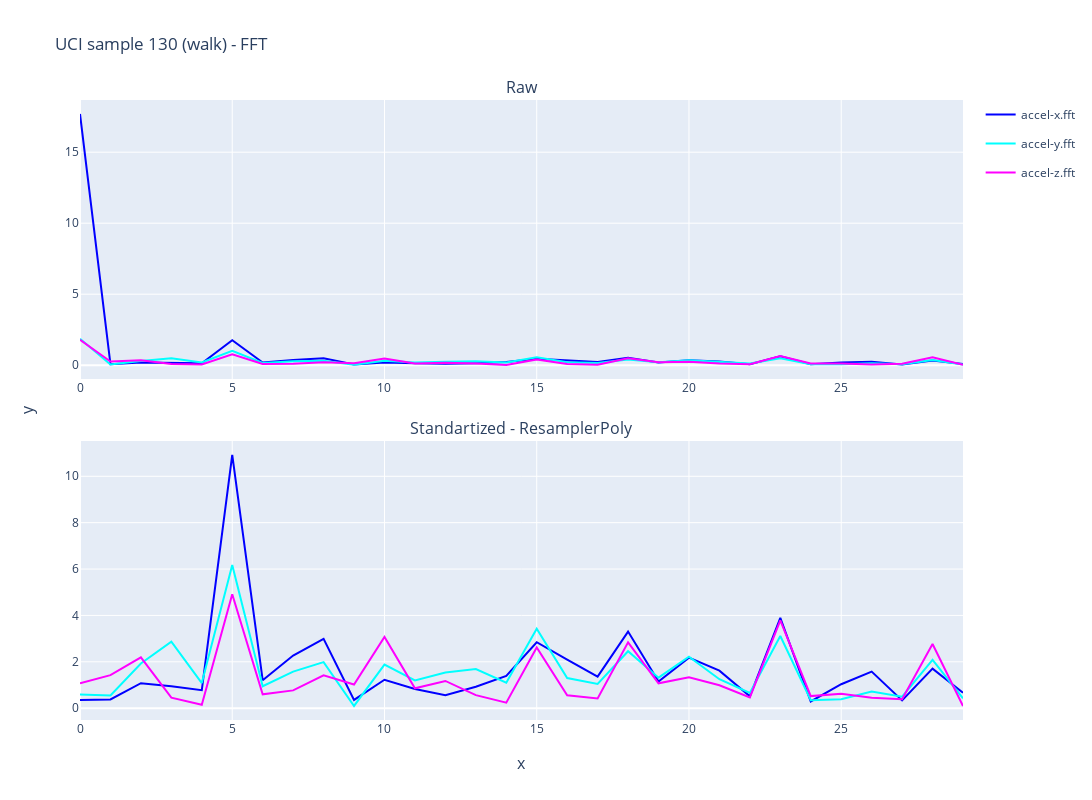
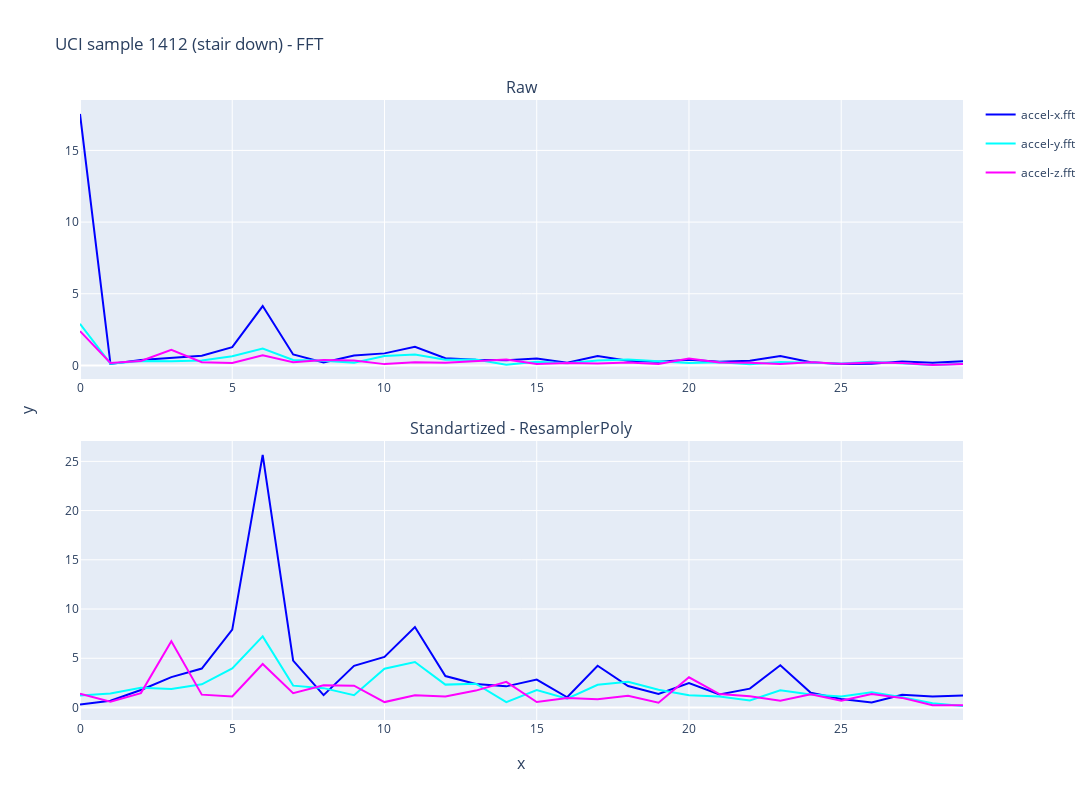
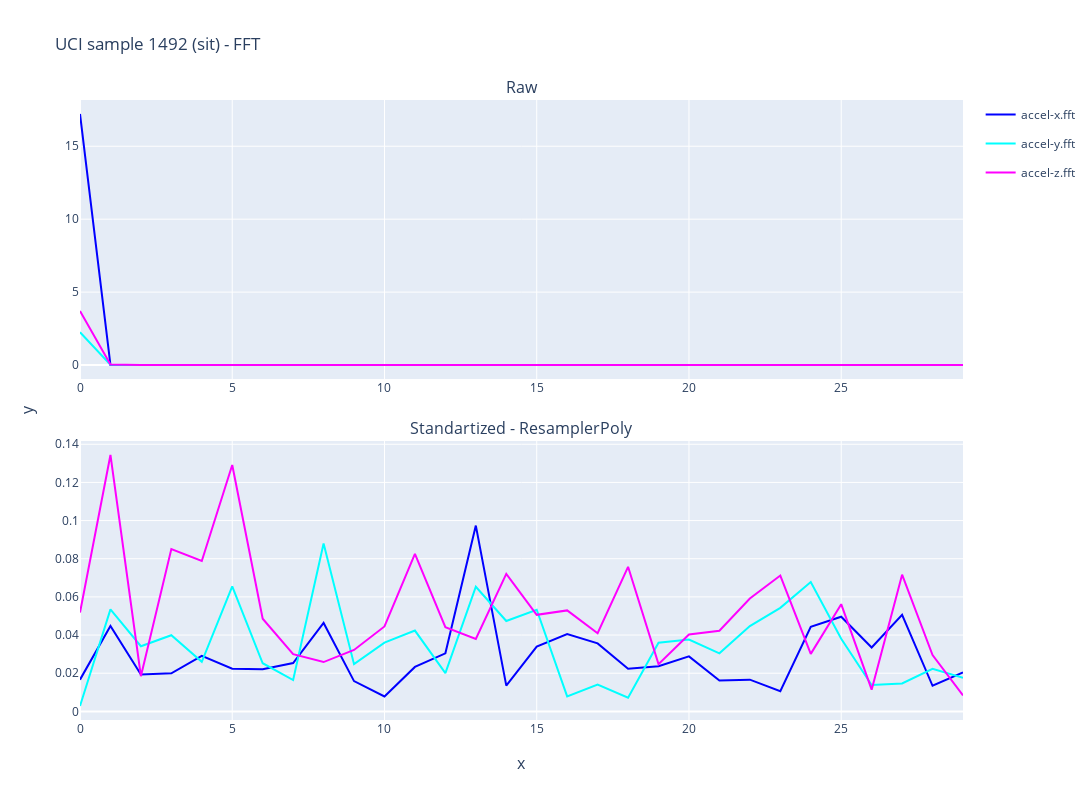
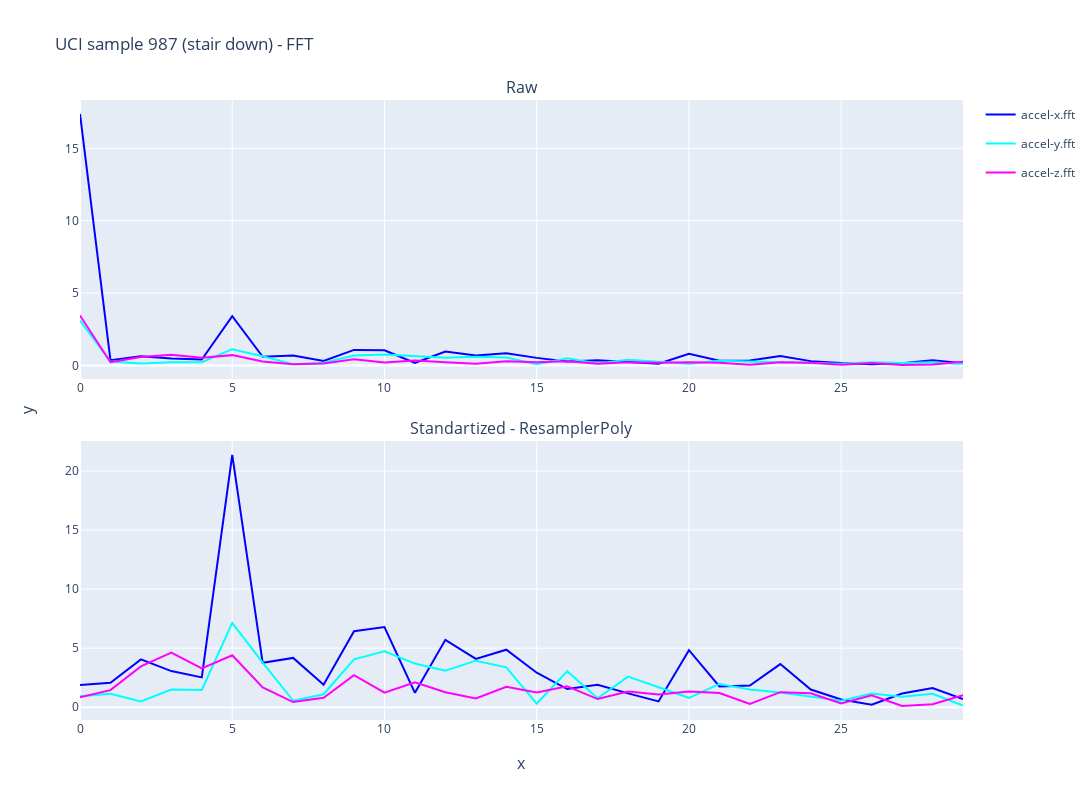

Notebook cell for these charts, in order:
### Code cell
for i in selected_samples:
    label = standartized_codes[train_raw[i][1]]

    fig = generate_plots(
        fft_train_raw,
        fft_train_processed,
        sample_no=i,
        windows=["accel-x.fft", "accel-y.fft", "accel-z.fft"],
        height=800,
        width=1200,
        names=["Raw", "Standartized - ResamplerPoly"],
        vertical_spacing=0.1,
        title=f"UCI sample {i} ({label}) - FFT",
        x_title="x",
        y_title="y",
        the_slice=slice(0, 30, 1)
    )
    fig.show()

### Figure 1 — Plotly figure (JSON) as saved in the notebook; plotly's stock layout.template omitted (floating-point values rounded to 4 significant figures)
{"data": [{"legendgroup": "0", "line": {"color": "blue"}, "mode": "lines", "name": "accel-x.fft", "showlegend": true, "type": "scatter", "xaxis": "x", "y": [17.69, 0.0745, 0.1832, 0.1484, 0.129, 1.761, 0.1934, 0.364, 0.4832, 0.04957, 0.1897, 0.1417, 0.09589, 0.141, 0.2235, 0.4613, 0.3354, 0.2191, 0.5278, 0.1885, 0.354, 0.2563, 0.07315, 0.6202, 0.06006, 0.1818, 0.244, 0.04627, 0.3366, 0.07538], "yaxis": "y"}, {"legendgroup": "1", "line": {"color": "cyan"}, "mode": "lines", "name": "accel-y.fft", "showlegend": true, "type": "scatter", "xaxis": "x", "y": [1.859, 0.04332, 0.2886, 0.4811, 0.1916, 1.009, 0.1623, 0.2694, 0.3074, 0.02692, 0.3076, 0.1944, 0.2412, 0.2771, 0.1875, 0.5537, 0.2065, 0.1537, 0.3978, 0.2065, 0.3407, 0.2176, 0.1195, 0.4935, 0.07457, 0.05963, 0.1287, 0.06828, 0.3722, 0.04586], "yaxis": "y"}, {"legendgroup": "2", "line": {"color": "magenta"}, "mode": "lines", "name": "accel-z.fft", "showlegend": true, "type": "scatter", "xaxis": "x", "y": [1.795, 0.2585, 0.3396, 0.08944, 0.04738, 0.7741, 0.09004, 0.09785, 0.2108, 0.139, 0.4697, 0.1145, 0.1643, 0.1192, 0.01018, 0.4074, 0.08967, 0.03652, 0.4877, 0.2027, 0.2459, 0.1267, 0.06927, 0.6456, 0.1157, 0.1245, 0.05343, 0.1052, 0.5528, 0.03217], "yaxis": "y"}, {"legendgroup": "0", "line": {"color": "blue"}, "mode": "lines", "name": "accel-x.fft", "showlegend": false, "type": "scatter", "xaxis": "x2", "y": [0.354, 0.3787, 1.077, 0.9452, 0.7753, 10.92, 1.206, 2.268, 2.994, 0.3566, 1.225, 0.8315, 0.5553, 0.9276, 1.39, 2.845, 2.096, 1.359, 3.304, 1.152, 2.179, 1.617, 0.5141, 3.893, 0.2893, 1.033, 1.579, 0.3342, 1.707, 0.6619], "yaxis": "y2"}, {"legendgroup": "1", "line": {"color": "cyan"}, "mode": "lines", "name": "accel-y.fft", "showlegend": false, "type": "scatter", "xaxis": "x2", "y": [0.5866, 0.5488, 1.926, 2.868, 1.084, 6.171, 0.9454, 1.576, 1.986, 0.09691, 1.878, 1.197, 1.543, 1.688, 1.103, 3.425, 1.3, 1.044, 2.457, 1.316, 2.219, 1.25, 0.6576, 3.111, 0.3414, 0.3889, 0.7142, 0.4938, 2.08, 0.4265], "yaxis": "y2"}, {"legendgroup": "2", "line": {"color": "magenta"}, "mode": "lines", "name": "accel-z.fft", "showlegend": false, "type": "scatter", "xaxis": "x2", "y": [1.078, 1.424, 2.189, 0.4545, 0.1445, 4.911, 0.5969, 0.7681, 1.422, 1.022, 3.073, 0.858, 1.175, 0.5643, 0.2407, 2.617, 0.558, 0.4167, 2.842, 1.071, 1.331, 0.9875, 0.4663, 3.789, 0.5217, 0.627, 0.4542, 0.3905, 2.77, 0.09241], "yaxis": "y2"}], "layout": {"annotations": [{"font": {"size": 16}, "showarrow": false, "text": "Raw", "x": 0.5, "xanchor": "center", "xref": "paper", "y": 1, "yanchor": "bottom", "yref": "paper"}, {"font": {"size": 16}, "showarrow": false, "text": "Standartized - ResamplerPoly", "x": 0.5, "xanchor": "center", "xref": "paper", "y": 0.45, "yanchor": "bottom", "yref": "paper"}, {"font": {"size": 16}, "showarrow": false, "text": "x", "x": 0.5, "xanchor": "center", "xref": "paper", "y": 0, "yanchor": "top", "yref": "paper", "yshift": -30}, {"font": {"size": 16}, "showarrow": false, "text": "y", "textangle": -90, "x": 0, "xanchor": "right", "xref": "paper", "xshift": -40, "y": 0.5, "yanchor": "middle", "yref": "paper"}], "height": 800, "title": {"text": "UCI sample 130 (walk) - FFT"}, "width": 1200, "xaxis": {"anchor": "y", "domain": [0, 1]}, "xaxis2": {"anchor": "y2", "domain": [0, 1]}, "yaxis": {"anchor": "x", "domain": [0.55, 1]}, "yaxis2": {"anchor": "x2", "domain": [0, 0.45]}}}

### Figure 2 — Plotly figure (JSON) as saved in the notebook; plotly's stock layout.template omitted (floating-point values rounded to 4 significant figures)
{"data": [{"legendgroup": "0", "line": {"color": "blue"}, "mode": "lines", "name": "accel-x.fft", "showlegend": true, "type": "scatter", "xaxis": "x", "y": [17.54, 0.1069, 0.3841, 0.5325, 0.6786, 1.28, 4.143, 0.7654, 0.2128, 0.6878, 0.8417, 1.306, 0.5076, 0.3931, 0.3606, 0.4817, 0.1853, 0.6562, 0.3362, 0.2543, 0.397, 0.2502, 0.3279, 0.6498, 0.2256, 0.09732, 0.1165, 0.283, 0.195, 0.2896], "yaxis": "y"}, {"legendgroup": "1", "line": {"color": "cyan"}, "mode": "lines", "name": "accel-y.fft", "showlegend": true, "type": "scatter", "xaxis": "x", "y": [2.909, 0.1251, 0.3174, 0.2955, 0.3501, 0.6466, 1.18, 0.3833, 0.334, 0.1968, 0.6538, 0.7555, 0.3939, 0.4204, 0.05646, 0.2553, 0.1484, 0.3437, 0.4228, 0.3112, 0.178, 0.2143, 0.08635, 0.247, 0.1968, 0.1411, 0.2519, 0.1259, 0.0298, 0.1154], "yaxis": "y"}, {"legendgroup": "2", "line": {"color": "magenta"}, "mode": "lines", "name": "accel-z.fft", "showlegend": true, "type": "scatter", "xaxis": "x", "y": [2.392, 0.1662, 0.307, 1.096, 0.2295, 0.1755, 0.705, 0.2264, 0.3843, 0.3503, 0.09234, 0.2144, 0.1891, 0.2846, 0.418, 0.09571, 0.1691, 0.133, 0.2035, 0.09847, 0.4808, 0.2075, 0.1867, 0.09954, 0.231, 0.1213, 0.2065, 0.1703, 0.0276, 0.1083], "yaxis": "y"}, {"legendgroup": "0", "line": {"color": "blue"}, "mode": "lines", "name": "accel-x.fft", "showlegend": false, "type": "scatter", "xaxis": "x2", "y": [0.3006, 0.6927, 1.781, 3.087, 3.953, 7.901, 25.65, 4.762, 1.258, 4.227, 5.143, 8.176, 3.196, 2.377, 2.147, 2.83, 1.039, 4.237, 2.183, 1.367, 2.49, 1.323, 1.914, 4.287, 1.498, 0.8624, 0.5081, 1.301, 1.123, 1.208], "yaxis": "y2"}, {"legendgroup": "1", "line": {"color": "cyan"}, "mode": "lines", "name": "accel-y.fft", "showlegend": false, "type": "scatter", "xaxis": "x2", "y": [1.22, 1.411, 2.011, 1.87, 2.356, 3.978, 7.225, 2.22, 1.965, 1.24, 3.942, 4.623, 2.323, 2.411, 0.5505, 1.766, 0.8915, 2.311, 2.618, 1.802, 1.238, 1.119, 0.7137, 1.755, 1.314, 1.11, 1.539, 1.032, 0.4285, 0.1465], "yaxis": "y2"}, {"legendgroup": "2", "line": {"color": "magenta"}, "mode": "lines", "name": "accel-z.fft", "showlegend": false, "type": "scatter", "xaxis": "x2", "y": [1.401, 0.5963, 1.46, 6.717, 1.305, 1.122, 4.416, 1.459, 2.256, 2.215, 0.5499, 1.253, 1.109, 1.717, 2.603, 0.5588, 0.963, 0.8497, 1.189, 0.4917, 3.069, 1.365, 1.147, 0.6889, 1.332, 0.6921, 1.377, 0.9749, 0.2268, 0.239], "yaxis": "y2"}], "layout": {"annotations": [{"font": {"size": 16}, "showarrow": false, "text": "Raw", "x": 0.5, "xanchor": "center", "xref": "paper", "y": 1, "yanchor": "bottom", "yref": "paper"}, {"font": {"size": 16}, "showarrow": false, "text": "Standartized - ResamplerPoly", "x": 0.5, "xanchor": "center", "xref": "paper", "y": 0.45, "yanchor": "bottom", "yref": "paper"}, {"font": {"size": 16}, "showarrow": false, "text": "x", "x": 0.5, "xanchor": "center", "xref": "paper", "y": 0, "yanchor": "top", "yref": "paper", "yshift": -30}, {"font": {"size": 16}, "showarrow": false, "text": "y", "textangle": -90, "x": 0, "xanchor": "right", "xref": "paper", "xshift": -40, "y": 0.5, "yanchor": "middle", "yref": "paper"}], "height": 800, "title": {"text": "UCI sample 1412 (stair down) - FFT"}, "width": 1200, "xaxis": {"anchor": "y", "domain": [0, 1]}, "xaxis2": {"anchor": "y2", "domain": [0, 1]}, "yaxis": {"anchor": "x", "domain": [0.55, 1]}, "yaxis2": {"anchor": "x2", "domain": [0, 0.45]}}}

### Figure 3 — Plotly figure (JSON) as saved in the notebook; plotly's stock layout.template omitted (floating-point values rounded to 4 significant figures)
{"data": [{"legendgroup": "0", "line": {"color": "blue"}, "mode": "lines", "name": "accel-x.fft", "showlegend": true, "type": "scatter", "xaxis": "x", "y": [17.21, 0.009668, 0.004779, 0.00312, 0.004877, 0.003544, 0.004207, 0.004456, 0.007762, 0.003037, 0.001352, 0.00425, 0.005275, 0.0161, 0.002557, 0.005603, 0.006711, 0.0063, 0.00411, 0.004348, 0.004248, 0.002034, 0.002528, 0.002339, 0.007567, 0.007309, 0.005645, 0.007543, 0.003855, 0.004142], "yaxis": "y"}, {"legendgroup": "1", "line": {"color": "cyan"}, "mode": "lines", "name": "accel-y.fft", "showlegend": true, "type": "scatter", "xaxis": "x", "y": [2.253, 0.02592, 0.01103, 0.009996, 0.004668, 0.01095, 0.002987, 0.001658, 0.01534, 0.005121, 0.006314, 0.005931, 0.003704, 0.01114, 0.007321, 0.008594, 0.001886, 0.002302, 0.0009084, 0.006302, 0.005588, 0.00481, 0.0071, 0.008389, 0.01126, 0.00594, 0.002504, 0.00295, 0.004804, 0.003893], "yaxis": "y"}, {"legendgroup": "2", "line": {"color": "magenta"}, "mode": "lines", "name": "accel-z.fft", "showlegend": true, "type": "scatter", "xaxis": "x", "y": [3.714, 0.03101, 0.0081, 0.01725, 0.01555, 0.01991, 0.00638, 0.005709, 0.005321, 0.006385, 0.006599, 0.01354, 0.007508, 0.005178, 0.01215, 0.008808, 0.009149, 0.006541, 0.01292, 0.004523, 0.007196, 0.00617, 0.009726, 0.01093, 0.005157, 0.009712, 0.0022, 0.01257, 0.007093, 0.0006577], "yaxis": "y"}, {"legendgroup": "0", "line": {"color": "blue"}, "mode": "lines", "name": "accel-x.fft", "showlegend": false, "type": "scatter", "xaxis": "x2", "y": [0.01663, 0.04479, 0.01937, 0.01997, 0.02909, 0.02238, 0.02209, 0.02535, 0.04635, 0.01587, 0.007818, 0.02329, 0.03044, 0.09739, 0.01348, 0.03391, 0.04052, 0.03562, 0.02236, 0.02369, 0.0288, 0.01613, 0.01663, 0.01055, 0.04435, 0.0496, 0.0335, 0.05058, 0.01342, 0.02042], "yaxis": "y2"}, {"legendgroup": "1", "line": {"color": "cyan"}, "mode": "lines", "name": "accel-y.fft", "showlegend": false, "type": "scatter", "xaxis": "x2", "y": [0.002791, 0.05346, 0.03413, 0.0399, 0.02595, 0.06558, 0.02523, 0.01644, 0.08799, 0.02473, 0.03602, 0.04234, 0.02003, 0.06533, 0.04736, 0.05327, 0.00788, 0.01404, 0.007207, 0.03596, 0.03766, 0.03041, 0.0447, 0.05425, 0.06783, 0.03804, 0.01382, 0.0146, 0.02234, 0.01764], "yaxis": "y2"}, {"legendgroup": "2", "line": {"color": "magenta"}, "mode": "lines", "name": "accel-z.fft", "showlegend": false, "type": "scatter", "xaxis": "x2", "y": [0.05178, 0.1344, 0.01845, 0.08512, 0.07882, 0.1291, 0.04858, 0.02997, 0.02585, 0.03219, 0.04451, 0.08252, 0.04413, 0.038, 0.07209, 0.0506, 0.05291, 0.04096, 0.07577, 0.02475, 0.04027, 0.04226, 0.05914, 0.07119, 0.03014, 0.05617, 0.01136, 0.07165, 0.02949, 0.008312], "yaxis": "y2"}], "layout": {"annotations": [{"font": {"size": 16}, "showarrow": false, "text": "Raw", "x": 0.5, "xanchor": "center", "xref": "paper", "y": 1, "yanchor": "bottom", "yref": "paper"}, {"font": {"size": 16}, "showarrow": false, "text": "Standartized - ResamplerPoly", "x": 0.5, "xanchor": "center", "xref": "paper", "y": 0.45, "yanchor": "bottom", "yref": "paper"}, {"font": {"size": 16}, "showarrow": false, "text": "x", "x": 0.5, "xanchor": "center", "xref": "paper", "y": 0, "yanchor": "top", "yref": "paper", "yshift": -30}, {"font": {"size": 16}, "showarrow": false, "text": "y", "textangle": -90, "x": 0, "xanchor": "right", "xref": "paper", "xshift": -40, "y": 0.5, "yanchor": "middle", "yref": "paper"}], "height": 800, "title": {"text": "UCI sample 1492 (sit) - FFT"}, "width": 1200, "xaxis": {"anchor": "y", "domain": [0, 1]}, "xaxis2": {"anchor": "y2", "domain": [0, 1]}, "yaxis": {"anchor": "x", "domain": [0.55, 1]}, "yaxis2": {"anchor": "x2", "domain": [0, 0.45]}}}

### Figure 4 — Plotly figure (JSON) as saved in the notebook; plotly's stock layout.template omitted (floating-point values rounded to 4 significant figures)
{"data": [{"legendgroup": "0", "line": {"color": "blue"}, "mode": "lines", "name": "accel-x.fft", "showlegend": true, "type": "scatter", "xaxis": "x", "y": [17.38, 0.3637, 0.6238, 0.4731, 0.4033, 3.402, 0.5952, 0.6784, 0.2997, 1.068, 1.048, 0.1751, 0.9623, 0.6859, 0.8321, 0.519, 0.2733, 0.3479, 0.2384, 0.1218, 0.8004, 0.3162, 0.3319, 0.6437, 0.2939, 0.1601, 0.08558, 0.141, 0.3552, 0.1468], "yaxis": "y"}, {"legendgroup": "1", "line": {"color": "cyan"}, "mode": "lines", "name": "accel-y.fft", "showlegend": true, "type": "scatter", "xaxis": "x", "y": [3.091, 0.2668, 0.1279, 0.2211, 0.2139, 1.12, 0.6302, 0.08093, 0.1756, 0.6843, 0.7595, 0.6248, 0.5209, 0.6045, 0.537, 0.08062, 0.4972, 0.1377, 0.3891, 0.2435, 0.1182, 0.3217, 0.2793, 0.2372, 0.1502, 0.1137, 0.2078, 0.1565, 0.2142, 0.08744], "yaxis": "y"}, {"legendgroup": "2", "line": {"color": "magenta"}, "mode": "lines", "name": "accel-z.fft", "showlegend": true, "type": "scatter", "xaxis": "x", "y": [3.448, 0.2162, 0.5829, 0.7359, 0.5227, 0.7081, 0.2686, 0.07804, 0.1229, 0.4315, 0.1989, 0.3366, 0.2101, 0.117, 0.2824, 0.2077, 0.2794, 0.1196, 0.2233, 0.1839, 0.2168, 0.1867, 0.04951, 0.2125, 0.1868, 0.0483, 0.1725, 0.02267, 0.05961, 0.2499], "yaxis": "y"}, {"legendgroup": "0", "line": {"color": "blue"}, "mode": "lines", "name": "accel-x.fft", "showlegend": false, "type": "scatter", "xaxis": "x2", "y": [1.885, 2.075, 4.054, 3.065, 2.533, 21.36, 3.768, 4.18, 1.903, 6.438, 6.789, 1.225, 5.711, 4.094, 4.877, 2.924, 1.547, 1.91, 1.177, 0.4932, 4.838, 1.765, 1.837, 3.655, 1.504, 0.6649, 0.2228, 1.172, 1.631, 0.6864], "yaxis": "y2"}, {"legendgroup": "1", "line": {"color": "cyan"}, "mode": "lines", "name": "accel-y.fft", "showlegend": false, "type": "scatter", "xaxis": "x2", "y": [0.9431, 1.152, 0.4853, 1.51, 1.461, 7.148, 3.774, 0.5519, 1.105, 4.057, 4.742, 3.698, 3.092, 3.946, 3.381, 0.3065, 3.058, 0.7578, 2.591, 1.69, 0.802, 1.977, 1.512, 1.252, 0.8795, 0.5557, 1.163, 0.8944, 1.147, 0.1545], "yaxis": "y2"}, {"legendgroup": "2", "line": {"color": "magenta"}, "mode": "lines", "name": "accel-z.fft", "showlegend": false, "type": "scatter", "xaxis": "x2", "y": [0.8571, 1.451, 3.46, 4.638, 3.296, 4.408, 1.686, 0.4447, 0.7981, 2.712, 1.238, 2.119, 1.269, 0.7466, 1.732, 1.252, 1.771, 0.6954, 1.344, 1.09, 1.336, 1.208, 0.2932, 1.28, 1.183, 0.324, 1.014, 0.1043, 0.2664, 1.015], "yaxis": "y2"}], "layout": {"annotations": [{"font": {"size": 16}, "showarrow": false, "text": "Raw", "x": 0.5, "xanchor": "center", "xref": "paper", "y": 1, "yanchor": "bottom", "yref": "paper"}, {"font": {"size": 16}, "showarrow": false, "text": "Standartized - ResamplerPoly", "x": 0.5, "xanchor": "center", "xref": "paper", "y": 0.45, "yanchor": "bottom", "yref": "paper"}, {"font": {"size": 16}, "showarrow": false, "text": "x", "x": 0.5, "xanchor": "center", "xref": "paper", "y": 0, "yanchor": "top", "yref": "paper", "yshift": -30}, {"font": {"size": 16}, "showarrow": false, "text": "y", "textangle": -90, "x": 0, "xanchor": "right", "xref": "paper", "xshift": -40, "y": 0.5, "yanchor": "middle", "yref": "paper"}], "height": 800, "title": {"text": "UCI sample 987 (stair down) - FFT"}, "width": 1200, "xaxis": {"anchor": "y", "domain": [0, 1]}, "xaxis2": {"anchor": "y2", "domain": [0, 1]}, "yaxis": {"anchor": "x", "domain": [0.55, 1]}, "yaxis2": {"anchor": "x2", "domain": [0, 0.45]}}}
